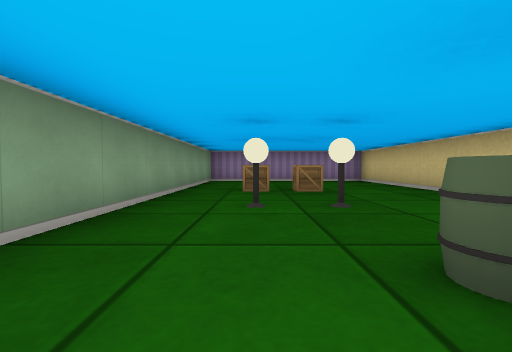
[1] (above)

24 first-person views from a walk through a cub3D ray-caster map. The camera is about half as high as the walls, tilts 2° down and sees 90° across. The floor is counted in squares. Each view is taken from the middle of a square. On the plan, view 1 faces up. The plan holds only what a view shows up to about 9 squares ahead; the rest is blank.

[2]
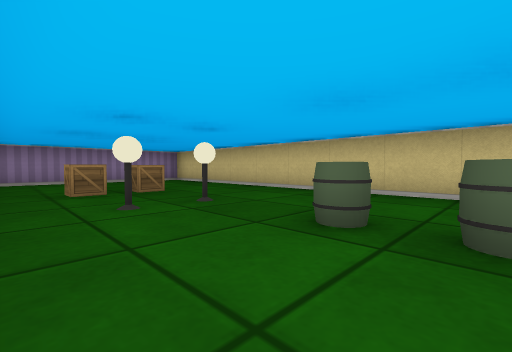

[3]
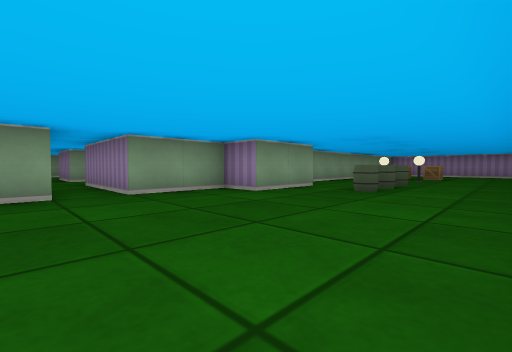

[4]
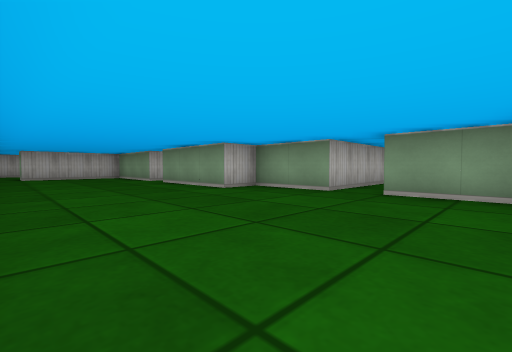

[5]
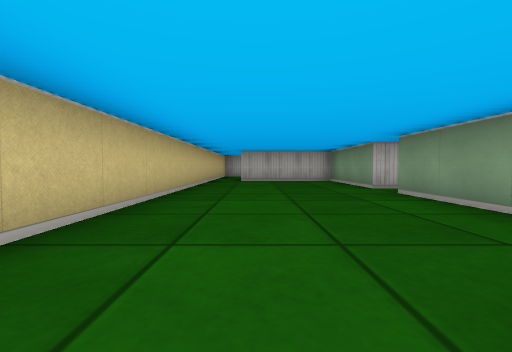

[6]
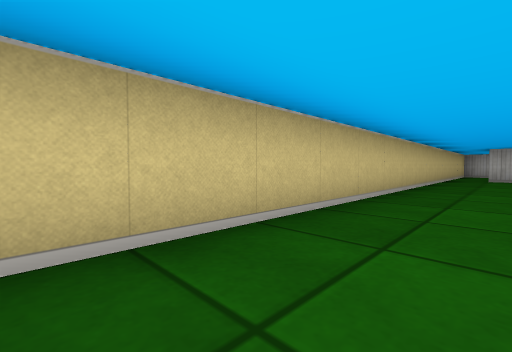

[7]
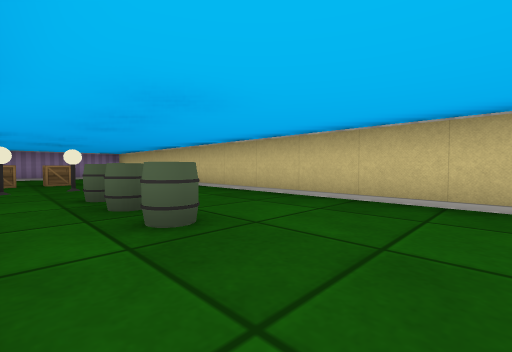

[8]
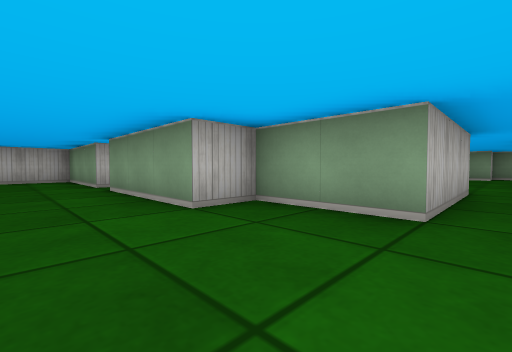

[9]
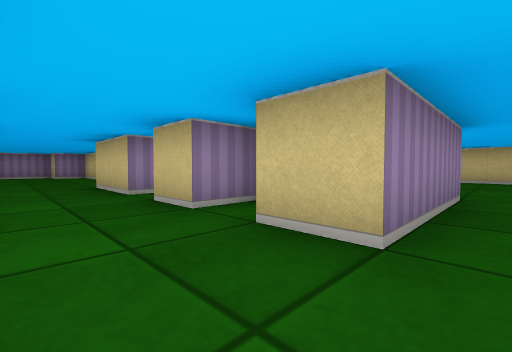

[10]
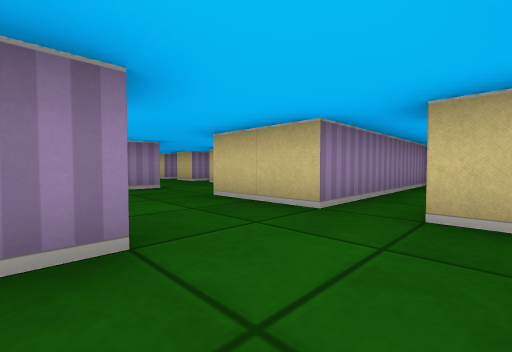

[11]
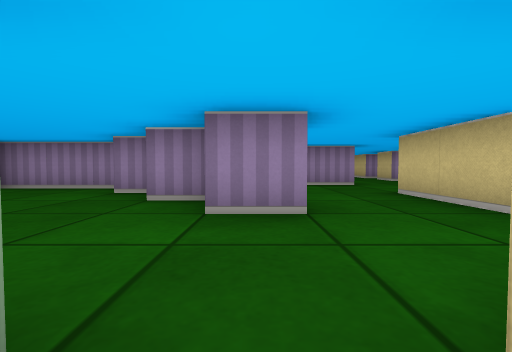

[12]
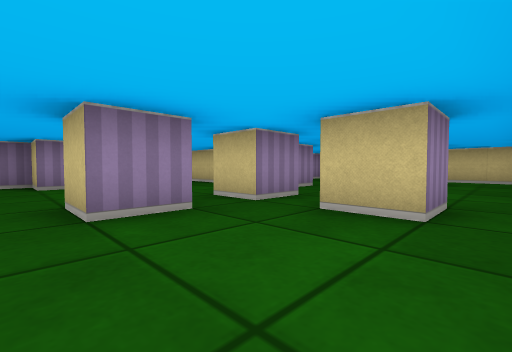

[13]
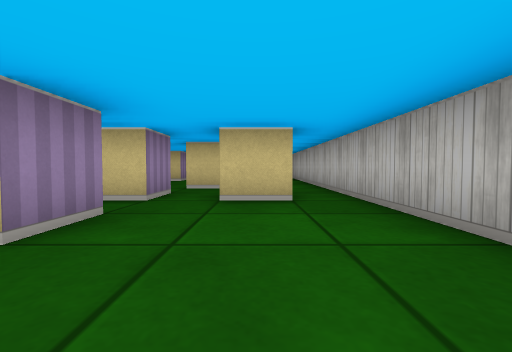

[14]
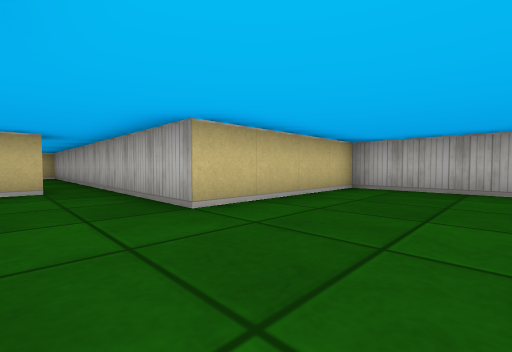

[15]
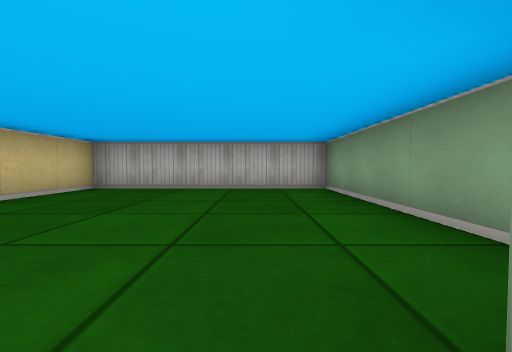

[16]
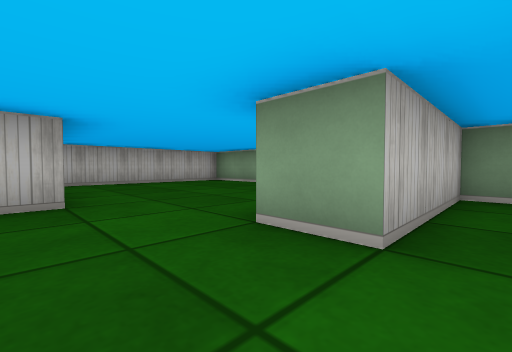

[17]
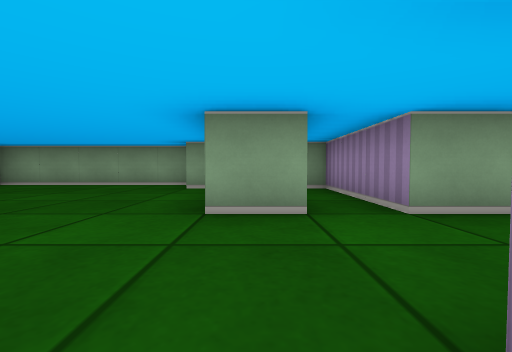

[18]
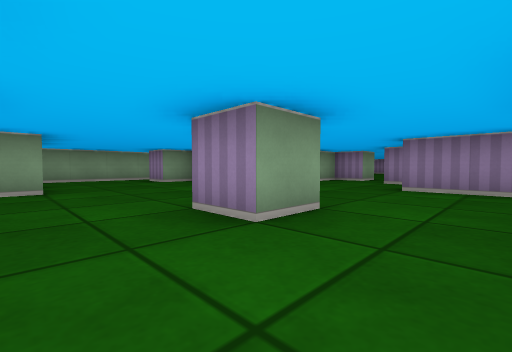

[19]
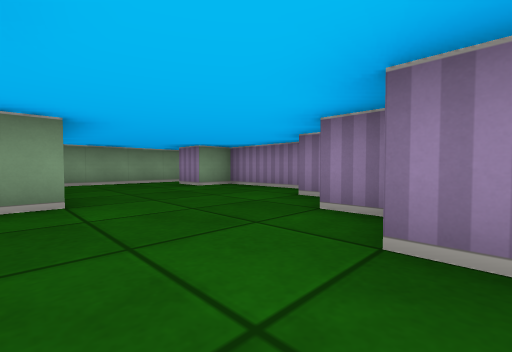

[20]
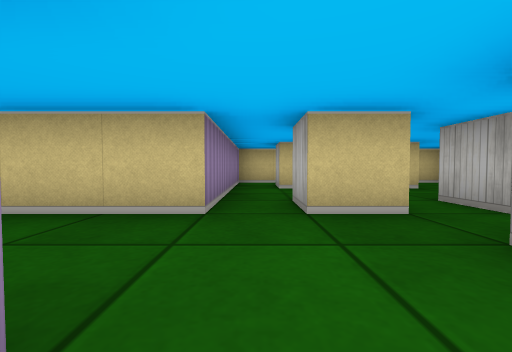

[21]
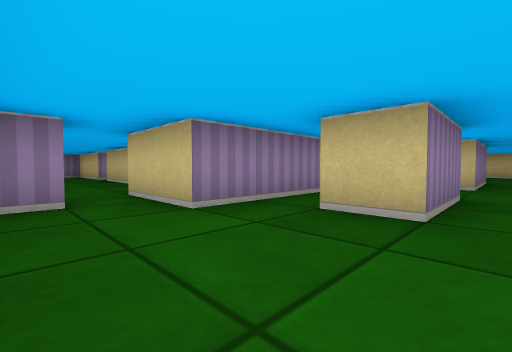

[22]
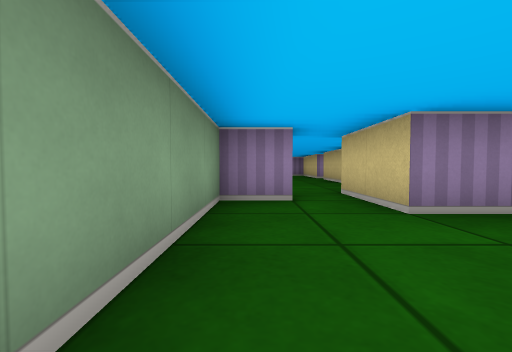

[23]
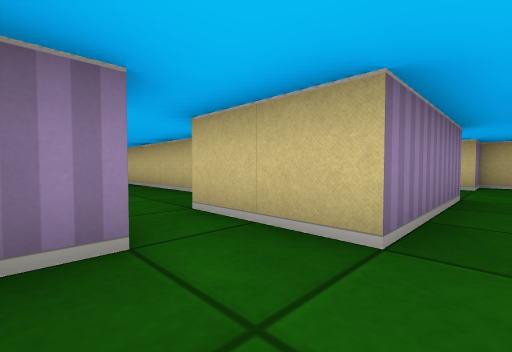

[24]
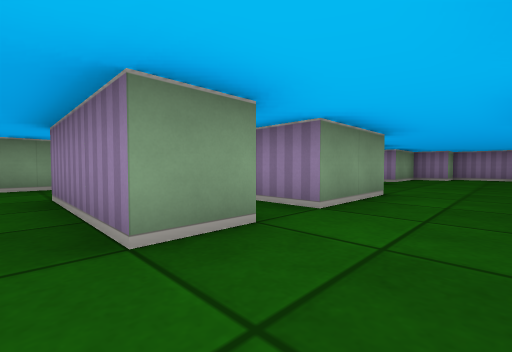

### Floor plan
Points are (right, up) in squares from view 1. A wall is a line through its corners. A room is listed if a view was taken in it or the views show most of it. See-through windows are left out.
Room 1 (views 1, 2, 3, 4, 5, 6, 7, 8)
walls: (-0.5, -0.5) (-0.5, -2.5) (-1.5, -2.5) (-1.5, -4.5) (-4.5, -4.5); (-4.6, -5.5) (-1.5, -5.5) (-1.5, -7.5) (-0.5, -7.5) (-0.5, -10.5); (-1.1, -11.5) (-0.5, -11.5) (-0.5, -14.5) (2.5, -14.5); (3.5, -15.2) (3.5, 8.5) (-1.5, 8.5) (-1.5, 1)
ways out: opening at (-4, -5) to room 2; opening at (-1, -11) to room 2; opening at (3, -15)
objects: lamp (0, 3); crate (0, 5); barrel (1, -1); barrel (1, 0); barrel (1, 1); lamp (1, 3); crate (1, 5)
Room 2 (views 9, 10, 11, 12, 13, 16, 17, 18, 19, 20, 21, 22, 23)
walls: (-8.5, -7.4) (-8.5, -8.5) (-9.5, -8.5); (-9.6, -7.5) (-10.5, -7.5) (-10.5, -6.5) (-11.5, -6.5); (-6.5, -10.6) (-6.5, -9.5) (-5.5, -9.5); (-7.5, -11.5) (-8.5, -11.5) (-8.5, -10.5); (-9.4, -11.5) (-10.5, -11.5) (-10.5, -10.5); (-5.5, -10.5) (-6.1, -10.5); (-6.5, -12.2) (-6.5, -11.5) (-5.5, -11.5); (-10.5, -5.5) (-10.5, -6.1); (-12.5, -9.4) (-12.5, -10.5) (-15.5, -10.5) (-15.5, -11.5) (-12.5, -11.5) (-12.5, -12.5); (-7.5, -13.5) (-8.5, -13.5) (-8.5, -12.5); (-6.5, -4.5) (-8.5, -4.5) (-8.5, -3.5); (-3, -10.5) (-3.5, -10.5) (-3.5, -9.5) (-2.6, -9.5); (-12, -5.5) (-14.5, -5.5) (-14.5, -6.5); (-11.5, -14.5) (-2.8, -14.5); (-8.5, -2.5) (-9.5, -2.5) (-9.5, -1.5); (-1.5, -9.6) (-1.5, -8.5) (-6.5, -8.5) (-6.5, -6.5); (-10.5, -1.5) (-11.5, -1.5) (-11.5, -5.2); (-1.5, -14.4) (-1.5, -12.6)
ways out: opening at (-4, -5) to room 1; opening at (-1, -11) to room 1; opening at (-12, -13.3) to room 3; opening at (-7.5, -3) to room 4; opening at (-5.5, -4) to room 4; opening at (-12.8, -7.5); opening at (-10, -2)
Room 3 (views 14, 15)
walls: (-16.5, -13.8) (-16.5, -18.5) (-11.5, -18.5) (-11.5, -14.5); (-15.5, -13) (-15.5, -13.5)
ways out: opening at (-12, -13.3) to room 2
Room 4 (view 24)
walls: (-6.5, -2.5) (-8.5, -2.5); (-6.5, -4) (-6.5, -4.5); (-4.5, -4.5) (-4.5, -3.5); (-3.5, -3) (-3.5, -2.5) (-4.5, -2.5)
ways out: opening at (-7.5, -3) to room 2; opening at (-5.5, -4) to room 2; opening at (-5.5, -2) to room 5
Room 5 (no view inside)
walls: (-6.5, -1.5) (-6.5, -2.5); (-4, -0.5) (-4.5, -0.5) (-4.5, 1.5); (-4.5, -2.5) (-4.5, -1.5); (-6.5, 1.6) (-6.5, -0.5) (-7.5, -0.5)
ways out: opening at (-5.5, -2) to room 4; opening at (-5.5, 0.5)

Where each view was taken, in squares from view 1:
view 1: 0 up, 0 right, facing up
view 2: 0 up, 1 left, facing up-right
view 3: 6 down, 3 right, facing up-left
view 4: 3 down, 3 right, facing down-left
view 5: 6 down, 2 right, facing down
view 6: 4 down, 2 right, facing down-right
view 7: 3 down, 0 right, facing up-right
view 8: 5 down, 1 right, facing down-left
view 9: 5 down, 6 left, facing up-right
view 10: 10 down, 9 left, facing up-right
view 11: 11 down, 9 left, facing up
view 12: 14 down, 11 left, facing up-right
view 13: 13 down, 12 left, facing right
view 14: 13 down, 14 left, facing down-right
view 15: 13 down, 15 left, facing down
view 16: 11 down, 11 left, facing down-left
view 17: 12 down, 10 left, facing left
view 18: 10 down, 7 left, facing up-left
view 19: 10 down, 9 left, facing up-left
view 20: 9 down, 9 left, facing right
view 21: 5 down, 11 left, facing up-right
view 22: 5 down, 11 left, facing up
view 23: 3 down, 11 left, facing up-right
view 24: 3 down, 5 left, facing up-left
